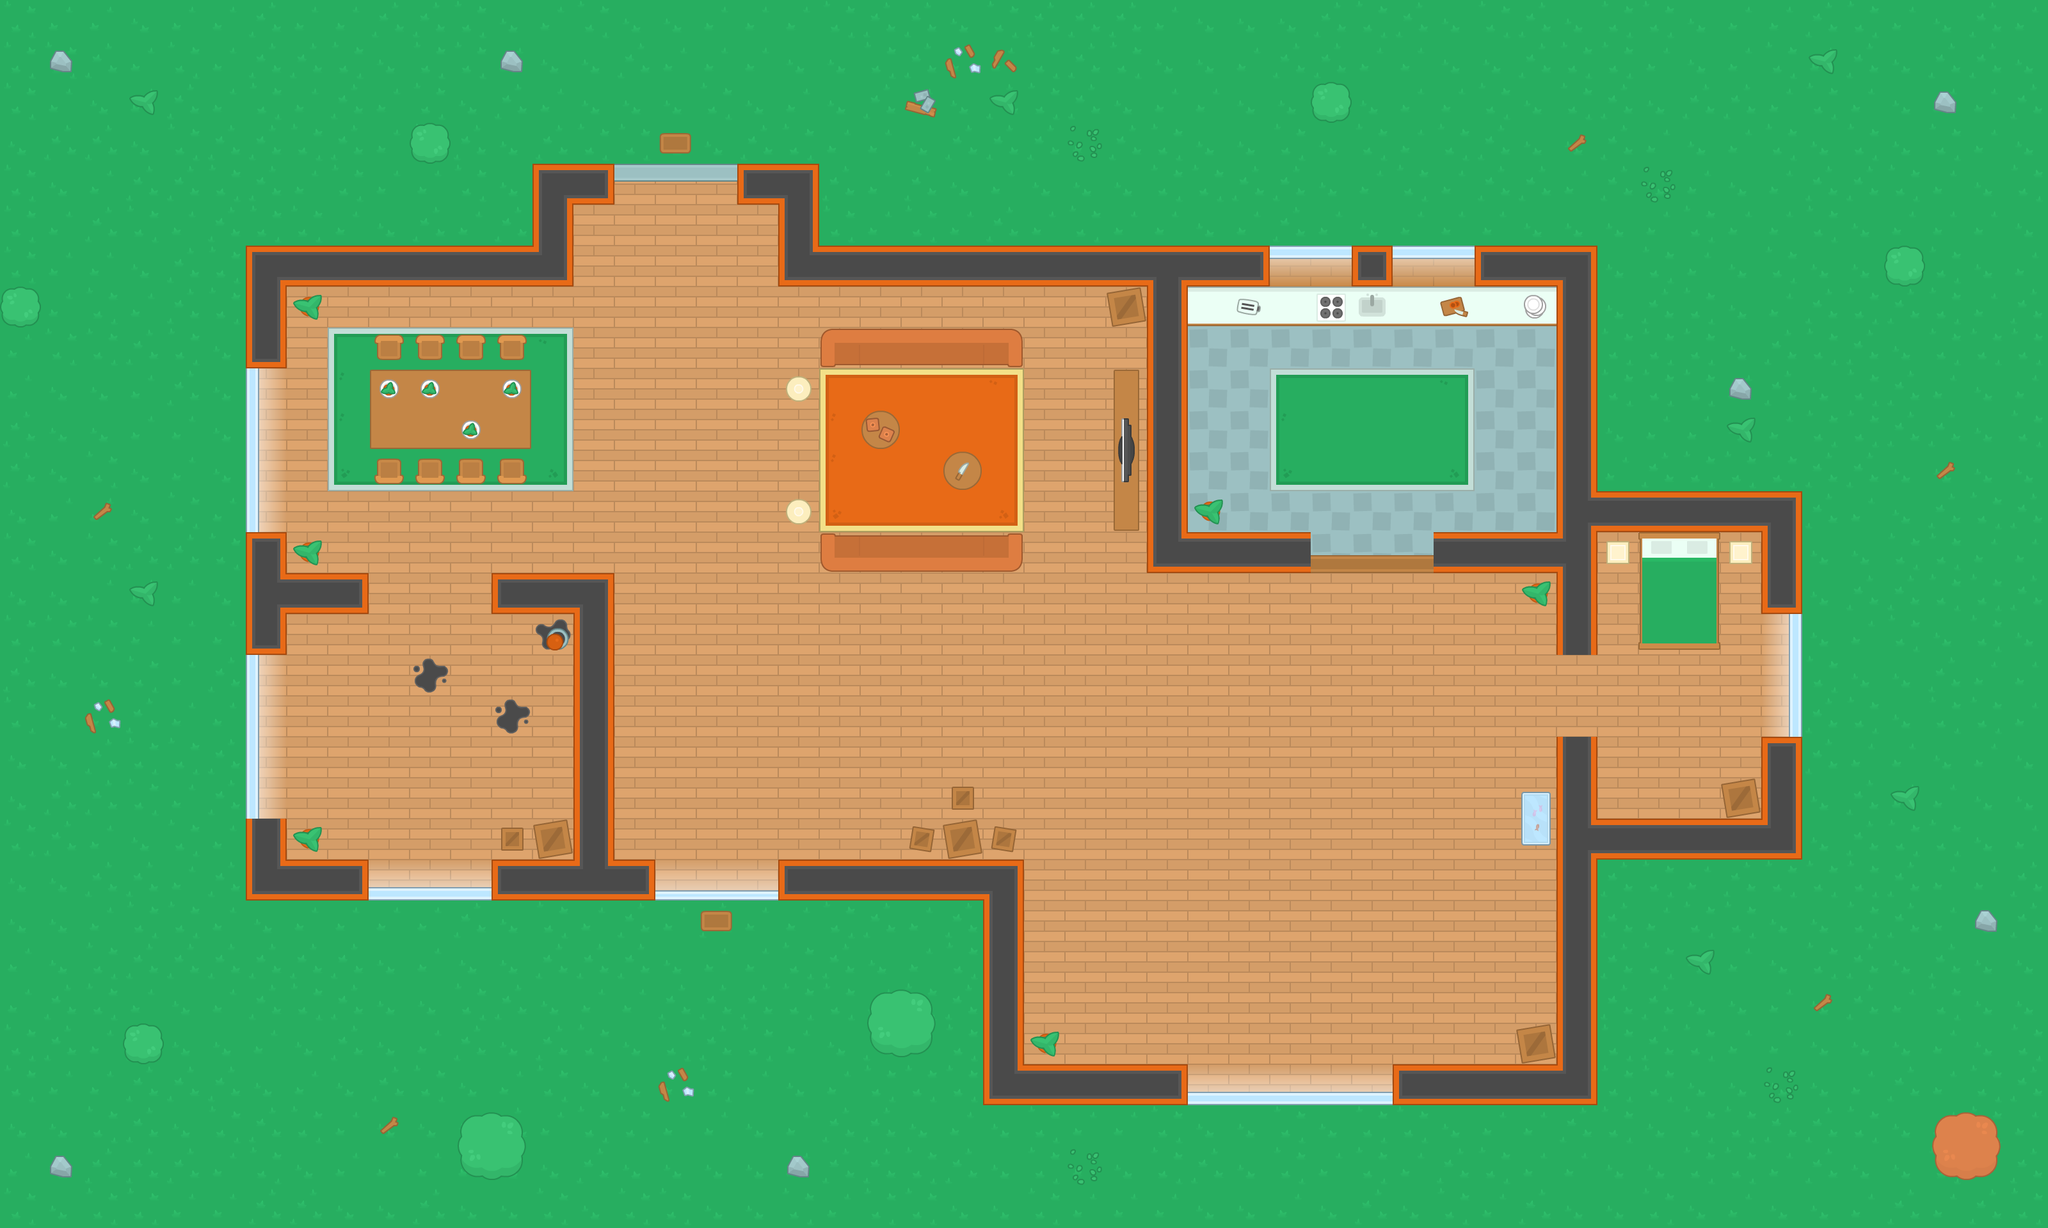

A 2D game scene composited from a Tiled map and its tileset images. What follows is a short description and the map's XML, with each tile layer's data collapsed to a summary:
An orthogonal 50x30 tile map with 64x64 px tiles, 6 tile layers (Base, Walls, Decor, Stuff, ...) and 96 objects (66x wall, 27x enemy, player, health, shotgun).

<map version="1.10" tiledversion="1.10.2" class="Obstacles" orientation="orthogonal" renderorder="right-down" width="50" height="30" tilewidth="64" tileheight="64" infinite="0" nextlayerid="9" nextobjectid="101">
 <editorsettings>
  <export target="../Documents/tmap2.csv" format="csv" />
 </editorsettings>
 <tileset firstgid="1" source="tilesheet_complete.tsx" />
 <layer id="1" name="Base" width="50" height="30">
  <data>[1500 cells, 1500 non-empty, 7 distinct tile ids]</data>
 </layer>
 <objectgroup id="7" name="Obstacles">
  <object id="2" name="wall" x="384" y="384" width="512" height="64" />
  <object id="3" name="wall" x="832" y="256" width="128" height="64" />
  <object id="4" name="wall" x="832" y="320" width="64" height="64" />
  <object id="5" name="wall" x="1152" y="256" width="128" height="64" />
  <object id="6" name="wall" x="1216" y="320" width="64" height="64" />
  <object id="7" name="wall" x="1216" y="384" width="768" height="64" />
  <object id="8" name="wall" x="1792" y="448" width="64" height="448" />
  <object id="9" name="wall" x="1856" y="832" width="192" height="64" />
  <object id="10" name="wall" x="2240" y="832" width="192" height="64" />
  <object id="11" name="wall" x="2304" y="384" width="192" height="64" />
  <object id="12" name="wall" x="2432" y="448" width="64" height="576" />
  <object id="13" name="wall" x="2496" y="768" width="320" height="64" />
  <object id="14" name="wall" x="2752" y="832" width="64" height="128" />
  <object id="15" name="wall" x="2752" y="1152" width="64" height="192" />
  <object id="16" name="wall" x="2432" y="1152" width="64" height="192" />
  <object id="17" name="wall" x="2496" y="1280" width="256" height="64" />
  <object id="18" name="wall" x="2432" y="1280" width="64" height="448" />
  <object id="19" name="wall" x="2176" y="1664" width="256" height="64" />
  <object id="20" name="wall" x="1536" y="1664" width="320" height="64" />
  <object id="21" name="wall" x="1536" y="1344" width="64" height="320" />
  <object id="22" name="wall" x="1216" y="1344" width="320" height="64" />
  <object id="23" name="wall" x="768" y="1344" width="256" height="64" />
  <object id="24" name="wall" x="896" y="896" width="64" height="448" />
  <object id="25" name="wall" x="768" y="896" width="128" height="64" />
  <object id="26" name="wall" x="448" y="896" width="128" height="64" />
  <object id="27" name="wall" x="384" y="832" width="64" height="192" />
  <object id="28" name="wall" x="384" y="1280" width="64" height="128" />
  <object id="29" name="wall" x="448" y="1344" width="128" height="64" />
  <object id="30" name="wall" x="384" y="448" width="64" height="128" />
  <object id="31" name="wall" x="384" y="576" width="16" height="256" />
  <object id="32" name="wall" x="1984" y="384" width="128" height="16" />
  <object id="33" name="wall" x="2176" y="384" width="128" height="16" />
  <object id="34" name="wall" x="2800" y="960" width="16" height="192" />
  <object id="35" name="wall" x="1856" y="1712" width="320" height="16" />
  <object id="36" name="wall" x="576" y="1392" width="192" height="16" />
  <object id="37" name="wall" x="656" y="208" width="32" height="32" />
  <object id="38" name="wall" x="208" y="1616" width="32" height="32" />
  <object id="39" name="wall" x="736" y="1760" width="64" height="64" />
  <object id="40" name="wall" x="1376" y="1568" width="64" height="64" />
  <object id="41" name="wall" x="3040" y="1760" width="64" height="64" />
  <object id="42" name="wall" x="2960" y="400" width="32" height="32" />
  <object id="43" name="wall" x="2064" y="144" width="32" height="32" />
  <object id="44" name="wall" x="384" y="1024" width="16" height="256" />
  <object id="45" name="wall" x="784" y="1296" width="32" height="32" />
  <object id="46" name="wall" x="464" y="1296" width="32" height="32" />
  <object id="47" name="wall" x="848" y="1296" width="32" height="32" />
  <object id="48" name="wall" x="464" y="848" width="32" height="32" />
  <object id="49" name="wall" x="464" y="464" width="32" height="32" />
  <object id="50" name="wall" x="1744" y="464" width="32" height="32" />
  <object id="51" name="wall" x="1744" y="576" width="32" height="256" />
  <object id="52" name="wall" x="1872" y="784" width="32" height="32" />
  <object id="53" name="wall" x="2384" y="912" width="32" height="32" />
  <object id="54" name="wall" x="2384" y="1248" width="32" height="64" />
  <object id="55" name="wall" x="1488" y="1296" width="32" height="32" />
  <object id="56" name="wall" x="1552" y="1296" width="32" height="32" />
  <object id="57" name="wall" x="1424" y="1296" width="32" height="32" />
  <object id="58" name="wall" x="1488" y="1232" width="32" height="32" />
  <object id="59" name="wall" x="1616" y="1616" width="32" height="32" />
  <object id="60" name="wall" x="2384" y="1616" width="32" height="32" />
  <object id="61" name="wall" x="2704" y="1232" width="32" height="32" />
  <object id="62" name="wall" x="2512" y="848" width="32" height="32" />
  <object id="63" name="wall" x="2704" y="848" width="32" height="32" />
  <object id="65" name="player" x="1056" y="224" width="16" height="16" />
  <object id="66" name="wall" x="1856" y="448" width="576" height="64" />
  <object id="67" name="wall" x="1280" y="576" width="320" height="256" />
  <object id="68" name="wall" x="576" y="576" width="256" height="128" />
  <object id="70" name="wall" x="1024" y="1392" width="192" height="16" />
  <object id="71" name="enemy" x="672" y="1104" width="16" height="16" />
  <object id="72" name="enemy" x="1360" y="1248" width="16" height="16" />
  <object id="73" name="enemy" x="2272" y="1584" width="16" height="16" />
  <object id="74" name="enemy" x="2624" y="1120" width="16" height="16" />
  <object id="75" name="enemy" x="2128" y="656" width="16" height="16" />
  <object id="77" name="health" x="2544" y="1232" width="16" height="16" />
  <object id="78" name="shotgun" x="476" y="992" width="30" height="28" />
  <object id="79" name="enemy" x="1740.26" y="1589.55" width="16" height="16" />
  <object id="80" name="enemy" x="178.385" y="308.026" width="16" height="6.4375" />
  <object id="81" name="enemy" x="726.333" y="1518" width="16" height="16" />
  <object id="82" name="enemy" x="953.333" y="1790.67" width="16" height="16" />
  <object id="83" name="enemy" x="310.667" y="1485.33" width="16" height="16" />
  <object id="84" name="enemy" x="156" y="1280" width="16" height="16" />
  <object id="85" name="enemy" x="1209.33" y="1497.33" width="16" height="16" />
  <object id="86" name="enemy" x="238.667" y="642.667" width="16" height="16" />
  <object id="87" name="enemy" x="98.6667" y="586.667" width="16" height="16" />
  <object id="88" name="enemy" x="472" y="86.6667" width="16" height="16" />
  <object id="89" name="enemy" x="1876" y="166.667" width="16" height="16" />
  <object id="90" name="enemy" x="1882.67" y="1054.67" width="16" height="16" />
  <object id="91" name="enemy" x="1270.67" y="1044" width="16" height="16" />
  <object id="92" name="enemy" x="1102.67" y="1204" width="16" height="16" />
  <object id="93" name="enemy" x="1078.67" y="686.667" width="16" height="16" />
  </objectgroup>
 <layer id="2" name="Walls" width="50" height="30">
  <data>[1500 cells, 150 non-empty, 22 distinct tile ids]</data>
 </layer>
 <layer id="3" name="Decor" width="50" height="30">
  <data>[1500 cells, 111 non-empty, 50 distinct tile ids]</data>
 </layer>
 <layer id="4" name="Stuff" class="Misc" width="50" height="30">
  <data>[1500 cells, 61 non-empty, 33 distinct tile ids]</data>
 </layer>
 <layer id="6" name="Plates" width="50" height="30">
  <data>[1500 cells, 6 non-empty, 2 distinct tile ids]</data>
 </layer>
 <layer id="5" name="Items" width="50" height="30">
  <data>[1500 cells, 15 non-empty, 7 distinct tile ids]</data>
 </layer>
</map>
<!-- 7 of 96 objects omitted -->
